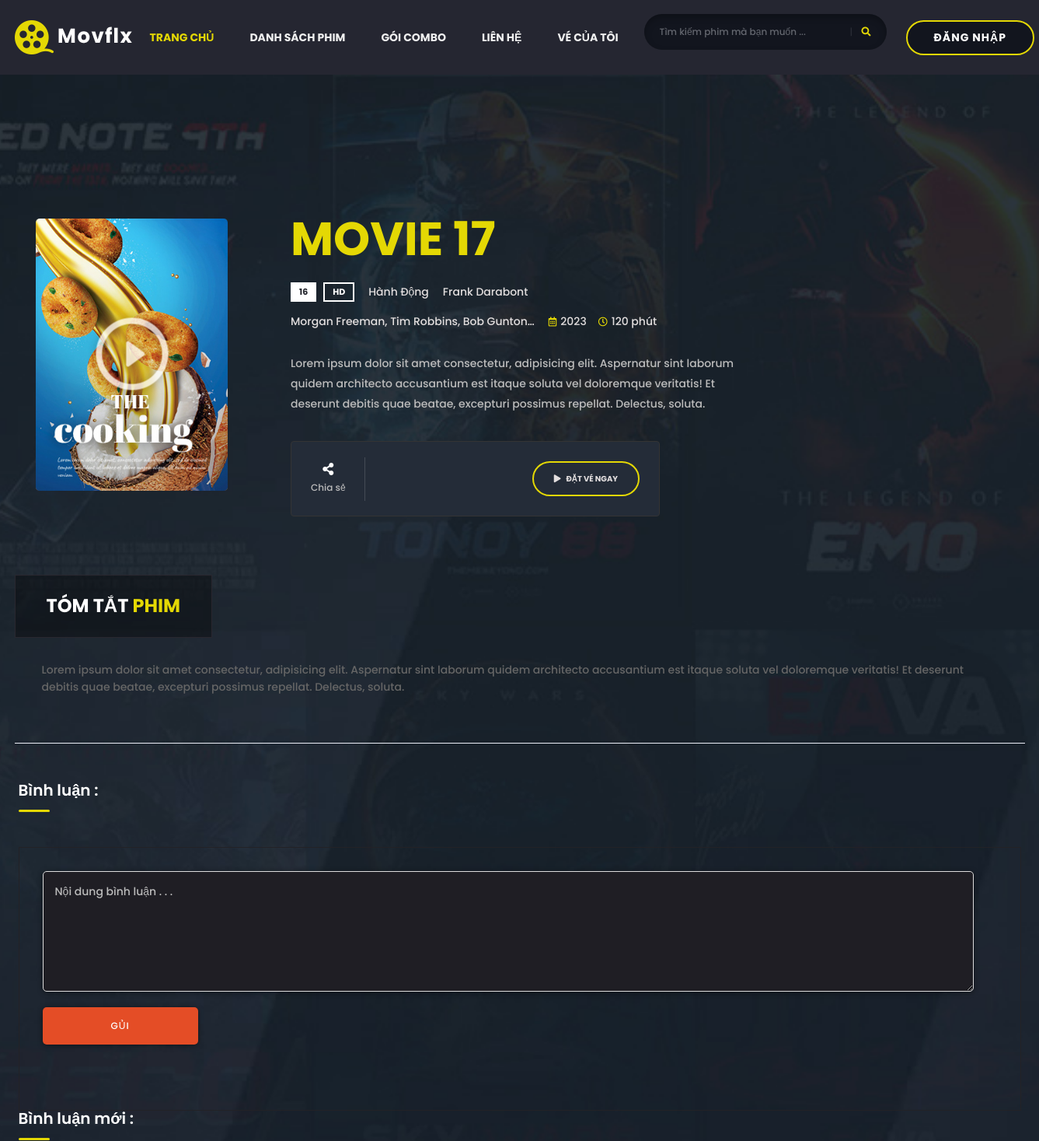
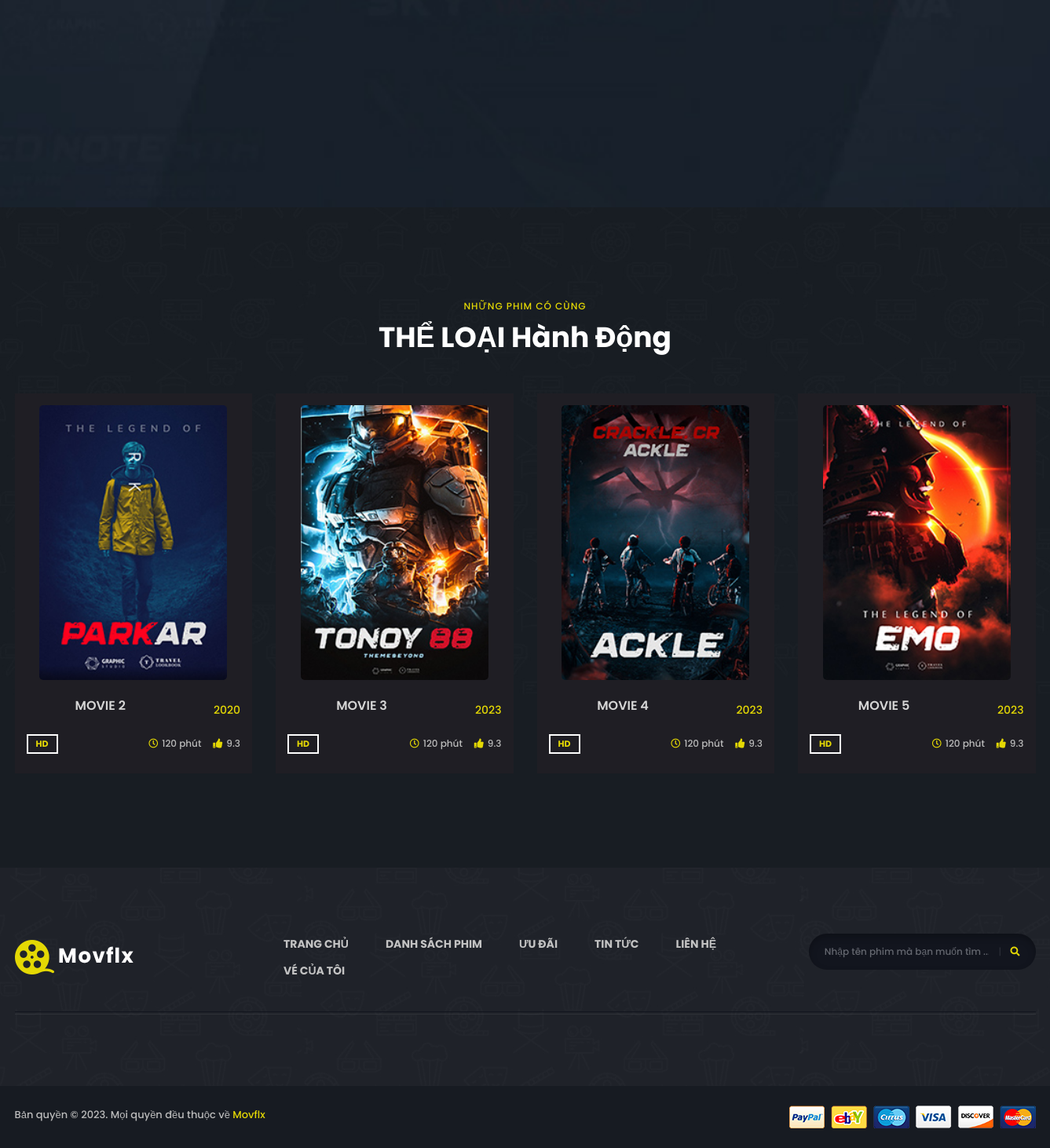
The app's page /index.php?action=details_movie&id=61 with its own data (2 pictures, top to bottom).
### tables this page shows
CREATE TABLE `movie` (
  `id_movie` int(11) NOT NULL,
  `name_movie` varchar(255) NOT NULL,
  `content` varchar(255) NOT NULL,
  `id_country` int(11) NOT NULL,
  `year` int(11) NOT NULL,
  `time` varchar(255) NOT NULL,
  `reviews` float NOT NULL,
  `author` varchar(255) NOT NULL,
  `performer` varchar(255) NOT NULL,
  `age_limit` int(11) NOT NULL,
  `image` varchar(255) NOT NULL,
  `trailer_movie` varchar(255) NOT NULL,
  `id_category` int(10) NOT NULL,
  `action` varchar(20) NOT NULL
);

### admin/models/pdo.php (called while the page is built, shortened)
<?php
function pdo_get_connection()
{
    $servername = "localhost";
    $username = "root";
    $password = "12345678";
    try {
        $conn = new PDO("mysql:host=$servername;dbname=project_1", $username, $password);
        $conn->setAttribute(PDO::ATTR_ERRMODE, PDO::ERRMODE_EXCEPTION);
        return $conn;
    } catch (PDOException $e) {
        echo "Connection failed: " . $e->getMessage();
    }
}
function pdo_query($sql)
{
    $sql_args = array_slice(func_get_args(), 1);
    try {
        $conn = pdo_get_connection();
        $stmt = $conn->prepare($sql);
        $stmt->execute($sql_args);
        $rows = $stmt->fetchAll();
        return $rows;
    } catch (PDOException $e) {
        throw $e;
    } finally {
        unset($conn);
    }
}
function pdo_query_one($sql)
{
    $sql_args = array_slice(func_get_args(), 1);
    try {
        $conn = pdo_get_connection();
        $stmt = $conn->prepare($sql);
        $stmt->execute($sql_args);
        $row = $stmt->fetch(PDO::FETCH_ASSOC);
        return $row;
    } catch (PDOException $e) {
        throw $e;
    } finally {
        unset($conn);
    }
}

### admin/models/movie/movie.php (called while the page is built, shortened)
<?php
function loadone_movie($id_movie)
{
    $sql = "SELECT * FROM movie WHERE id_movie = '$id_movie'";
    return pdo_query_one($sql);
}
function load_movie_same_category_limit($id_movie, $id_category)
{
    $sql = "SELECT * FROM movie WHERE id_category = '$id_category' AND id_movie <> '$id_movie' LIMIT 4";
    $list_movie_same_category = pdo_query($sql);
    return $list_movie_same_category;
}

### admin/models/category/category.php (called while the page is built, shortened)
<?php
function loadall_category()
{
    $sql="SELECT * from category order by id_category";
    $list_category = pdo_query($sql);
    return $list_category;
}

### views/details_movie.php (the view, shortened to what this page needs)
<?php
$movie_id = isset($_GET['id']) ? $_GET['id'] : 0;
$movie = loadone_movie($movie_id);
if ($movie) {
?>
    <section class="movie-details-area" data-background="assets/img/bg/movie_details_bg.jpg">
        <div class="container">
            <div class="row align-items-center position-relative">
                <div class="col-xl-3 col-lg-4">
                    <div class="movie-details-img">
                        <div class="movie-poster text-center equal-height">
                        </div>
                        <a href="<?php echo $movie['trailer_movie']; ?>" class="popup-video"><img src="assets/img/images/play_icon.png" alt=""></a>
                    </div>
                </div>
                <div class="col-xl-6 col-lg-8">
                    <div class="movie-details-content">
                        <h2><span><?php echo $movie['name_movie']; ?></span></h2>
                        <div class="banner-meta">
                            <ul>
                                <li class="quality">
                                    <span><?php echo $movie['age_limit']; ?></span>
                                    <span>hd</span>
                                </li>
                                <?php
                                foreach ($list_category as $category) {
                                    if ($movie['id_category'] == $category['id_category']) {
                                        $movie['id_category'] = $category['name_category'];
                                    }
                                }
                                ?>
                                <li class="category">
                                    <a href="#"><?php echo $movie['id_category']; ?></a>
                                </li>
                                <li class="category">
                                    <a href="#"><?php echo $movie['author']; ?></a>
                                </li>
                                <li class="category">
                                    <a href="#"><?php echo $movie['performer']; ?></a>
                                </li>
                                <li class="release-time">
                                    <span><i class="far fa-calendar-alt"></i><?php echo $movie['year']; ?></span>
                                    <span><i class="far fa-clock"></i><?php echo $movie['time']; ?></span>
                                </li>
                            </ul>
                        </div>
                        <p><?php echo $movie['content']; ?></p>
                        <div class="movie-details-prime">
                            <ul>
                                <li class="share"><a href="#"><i class="fas fa-share-alt"></i>Chia sẻ</a></li>
                                <?php
                                if (isset($_SESSION['user'])) {
                                    echo '  <li class="watch"><a href="index.php?action=booking&id=' . $movie['id_movie'] . '"" class="btn"><i class="fas fa-play"></i>ĐẶT VÉ NGAY</a></li>';
                                } else {
                                    echo '  <li class="watch"><a href="index.php?action=signin" class="btn"><i class="fas fa-play"></i>ĐẶT VÉ NGAY</a></li>';
                                }
                                ?>
                            </ul>
                        </div>
                    </div>
                </div>
            </div>
        </div>
        <div class="container">
            <div class="row">
                <div class="col-12">
                    <div class="movie-history-wrap">
                        <h3 class="title">TÓM TẮT <span>PHIM</span></h3>
                        <p><?php echo $movie['content']; ?></p>
                    </div>
                </div>
            </div>
            <hr>
            <div class="row">
                <div class="blog-comment mb-10">
                    <div class="contact-form-wrap">
                        <div class="widget-title mb-50 flex">
                            <h5 class="title">Bình luận : </h5>
                        </div>
                        <div class="contact-form">
                            <form action="index.php?action=details_movie&id=<?php echo $movie['id_movie'] ?>" method="post">
                                <textarea name="content" required placeholder="Nội dung bình luận . . ."></textarea>
                                <input class="btn" name="submit" type="submit" value="Gủi">
                            </form>
                        </div>
                    </div>
                    <div class="widget-title mb-45">
                        <h5 class="title">Bình luận mới : </h5>
                    </div>
                </div>
            </div>
        </div>
    </section>
<?php
} else {
    echo '<p>Movie not found</p>';
}
?>
<section class="tv-series-area tv-series-bg" data-background="assets/img/bg/tv_series_bg02.jpg">
    <div class="container">
        <div class="row justify-content-center">
            <div class="col-lg-8">
                <div class="section-title text-center mb-50">
                    <span class="sub-title">những phim có cùng</span>
                    <h2 class="title">THỂ LOẠI <?php echo  $movie['id_category'] ?></h2>
                </div>
            </div>
        </div>
        <div class="row justify-content-center">
            <?php
            foreach ($list_same_category as $same_category) {
                echo '<div class="col-xl-3 col-lg-4 col-sm-6">';
                echo '<div class="movie-item movie-item-two mb-50">';
                echo '<div class="movie-poster text-center equal-height">';
                echo '<a href="index.php?action=details_movie&id=' . $same_category['id_movie'] . '"><img src="./uploads/movie/' . $same_category['image'] . '" alt=""></a>';
                echo '</div>';
                echo '<div class="movie-content">';
                echo '<div class="top">';
                echo '<h5 class="title"><a href="index.php?action=details_movie&id=' . $same_category['id_movie'] . '">' . $same_category['name_movie'] . '</a></h5>';
                echo '<span class="date">' . $same_category['year'] . '</span>';
                echo '</div>';
                echo '<div class="bottom">';
                echo '<ul>';
                echo '<li><span class="quality">hd</span></li>';
                echo '<li>';
                echo '<span class="duration"><i class="far fa-clock"></i>' . $same_category['time'] . '</span>';
                echo '<span class="rating"><i class="fas fa-thumbs-up"></i>' . $same_category['reviews'] . '</span>';
                echo '</li>';
                echo '</ul>';
                echo '</div>';
                echo '</div>';
                echo '</div>';
                echo '</div>';
            }
            ?>
        </div>
    </div>
</section>

### assets/css/default.css (style rules this page uses)
.mb-10 { margin-bottom: 10px; }
.mb-45 { margin-bottom: 45px; }
.mb-50 { margin-bottom: 50px; }

### views/details_movie.php (style rules this page uses)
.flex { display: flex; justify-content: space-between; }
.equal-height img { height: 350px; width: auto; object-fit: cover; }
.movie-item { transition: transform 0.3s ease-in-out; }
.blog-comment { width: 100%; margin: 0 auto; padding: 20px; }
.title { display: inline-block; }
.title span { color: #e44d26; }
.movie-history-wrap { margin-bottom: 30px; }
.movie-history-wrap p { line-height: 1.6; color: #666; }
.blog-comment { margin-bottom: 80px; }
.widget-title { margin-bottom: 45px; }
.contact-form-wrap { flex-grow: 1; }
.contact-form textarea { width: calc(100% - 30px); padding: 15px; margin-bottom: 20px; border: 1px solid #ddd; border-radius: 5px; resize: vertical; }
.contact-form input { background-color: #e44d26; color: #fff; padding: 15px 30px; border: none; border-radius: 5px; cursor: pointer; }

### records on screen
movie: name_movie "MOVIE 17", age_limit "16", author "Frank Darabont", performer "Morgan Freeman, Tim Robbins, Bob Gunton…", year "2023", time "120 phút", content "Lorem ipsum dolor sit amet consectetur, adipisicing elit. Aspernatur sint laborum quidem architecto accusantium est itaque soluta vel doloremque veritatis! Et deserunt debitis quae beatae, excepturi possimus repellat. Delectus, soluta."
movie: image (picture), name_movie "MOVIE 2", year "2020", time "120 phút", reviews "9.3"
movie: image (picture), name_movie "MOVIE 3", year "2023", time "120 phút", reviews "9.3"
movie: image (picture), name_movie "MOVIE 4", year "2023", time "120 phút", reviews "9.3"
movie: image (picture), name_movie "MOVIE 5", year "2023", time "120 phút", reviews "9.3"

### other values on screen
$movie['id_category'] "Hành Động"
